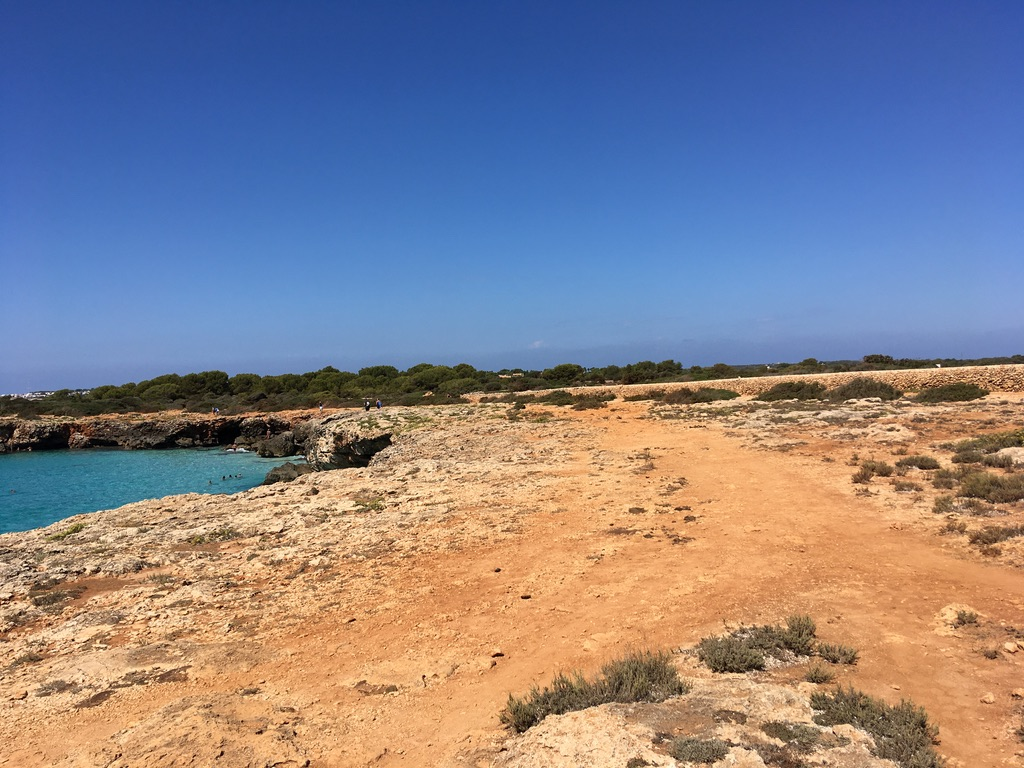
#> input picture images_to_collage/1.jpeg, 1024 x 768 px; its folder holds 4 pictures in this run
$ python collage_images.py
#> lines starting #> are read from the running program, lines starting #| are printed output that depends on the picture
#%%
import cv2
import os
import numpy as np

columns = 3
rows = 2

horizontal_margin = 40
vertical_margin = 20

IMAGES_FOLDER = 'images_to_collage'
images = os.listdir(IMAGES_FOLDER)

shape = cv2.imread(IMAGES_FOLDER + '/' + images[0]).shape
#> shape = (768, 1024, 3)
print(images)
print(shape)
#| (768, 1024, 3)

big_image = np.zeros((shape[0]*rows + vertical_margin*(rows + 1),
                      shape[1]*columns + horizontal_margin*(columns + 1),
                      shape[2]), np.uint8)

big_image.fill(255)
#> big_image: shape (1596, 3232, 3); every value is 255

#cv2.imwrite('grid.jpeg', big_image)

positions = [(x, y) for x in range(columns) for y in range(rows)]
images = [cv2.imread(IMAGES_FOLDER + '/' + image) for image in images]
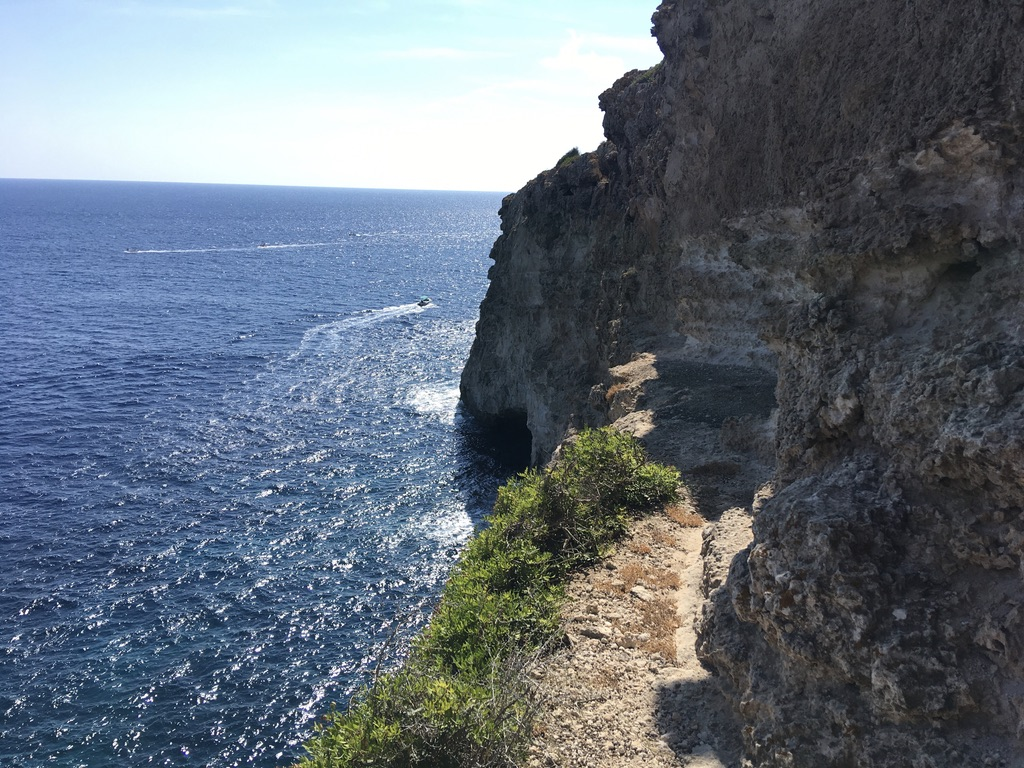
#> input picture images_to_collage/2.jpeg, 1024 x 768 px
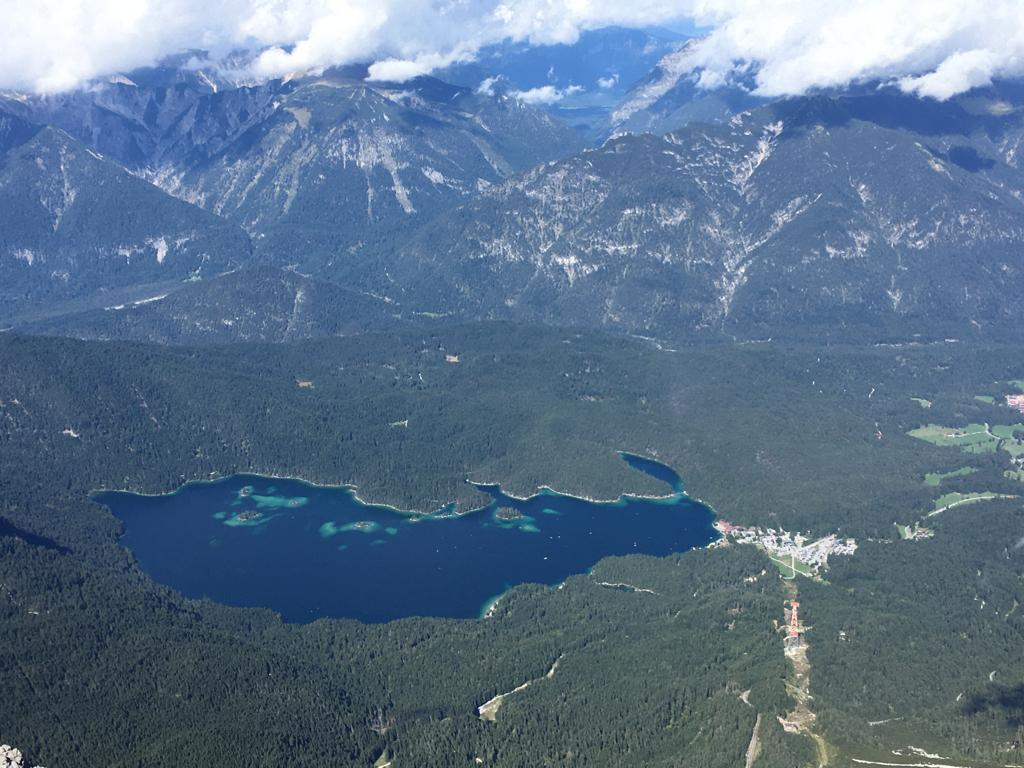
#> input picture images_to_collage/3.jpeg, 1024 x 768 px
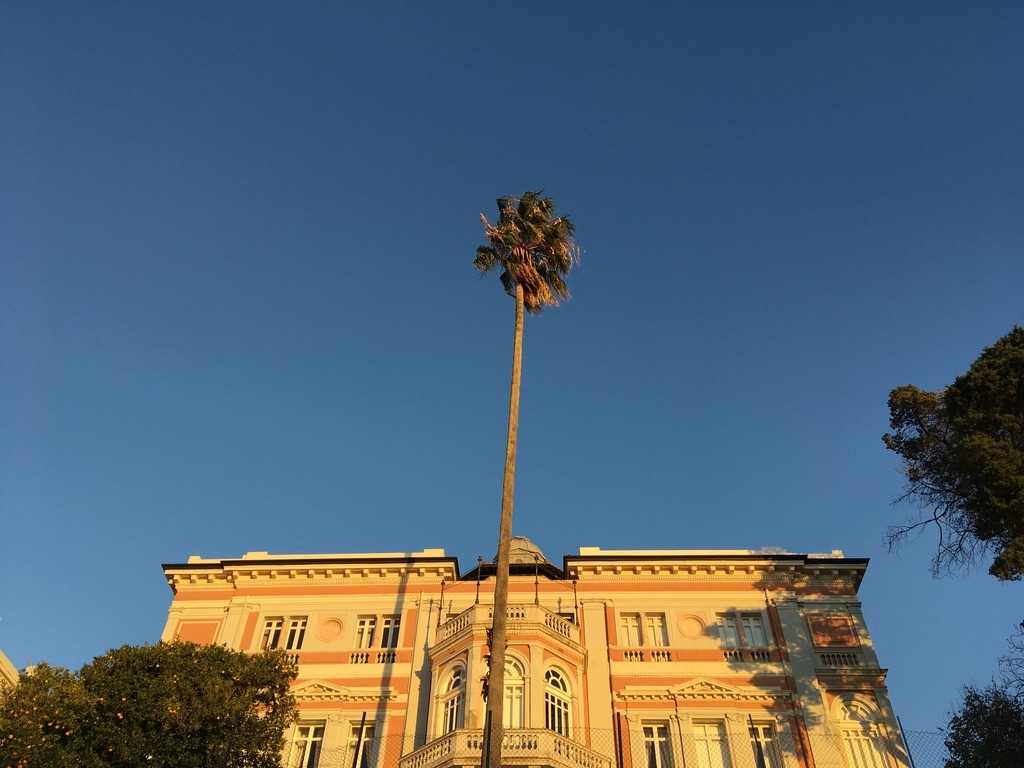
#> input picture images_to_collage/4.jpeg, 1024 x 768 px
#> images = 4 items
#add images
for coord, image in zip(positions[:1], images[:1]):
    x = coord[0] * (shape[1]+ vertical_margin) + vertical_margin
    y = coord[1] * (shape[0]+ horizontal_margin) + horizontal_margin

    print(image.shape)
    print('shape', shape)
    print(x, x+shape[1],y,y+shape[0])

    big_image[y:y+shape[0], x:x+shape[1]] = image
#> this loop made 1 pass
#> (coord, x, y) on pass 1: ((0, 0), 20, 40)
#| (768, 1024, 3)
#| shape (768, 1024, 3)
#| 20 1044 40 808
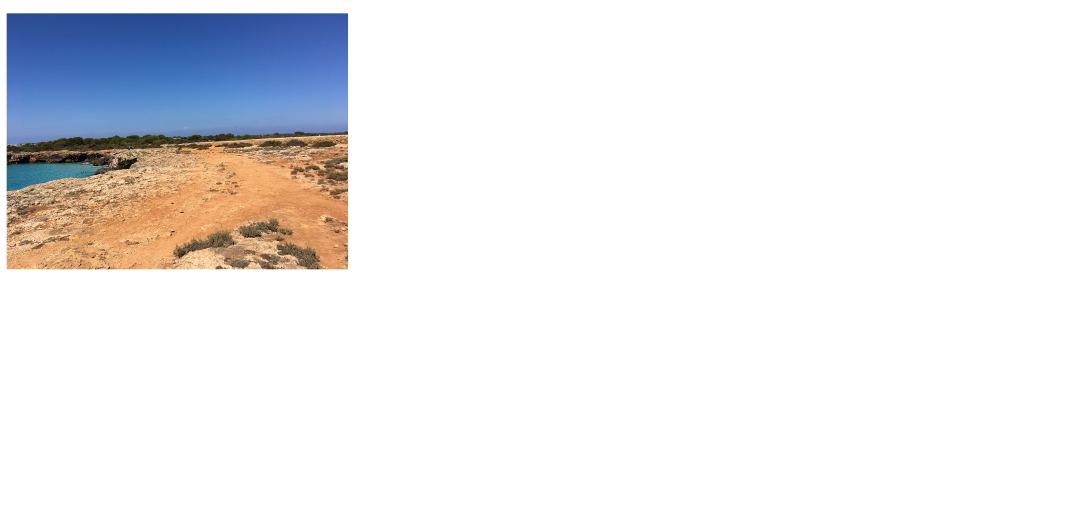
#> big_image: shape (1596, 3232, 3) (shown at 1/3 size); mean of channels 0, 1, 2 237.7, 236, 236.5; drawn as B, G, R

cv2.imwrite('grid.jpeg', big_image)
# %%
